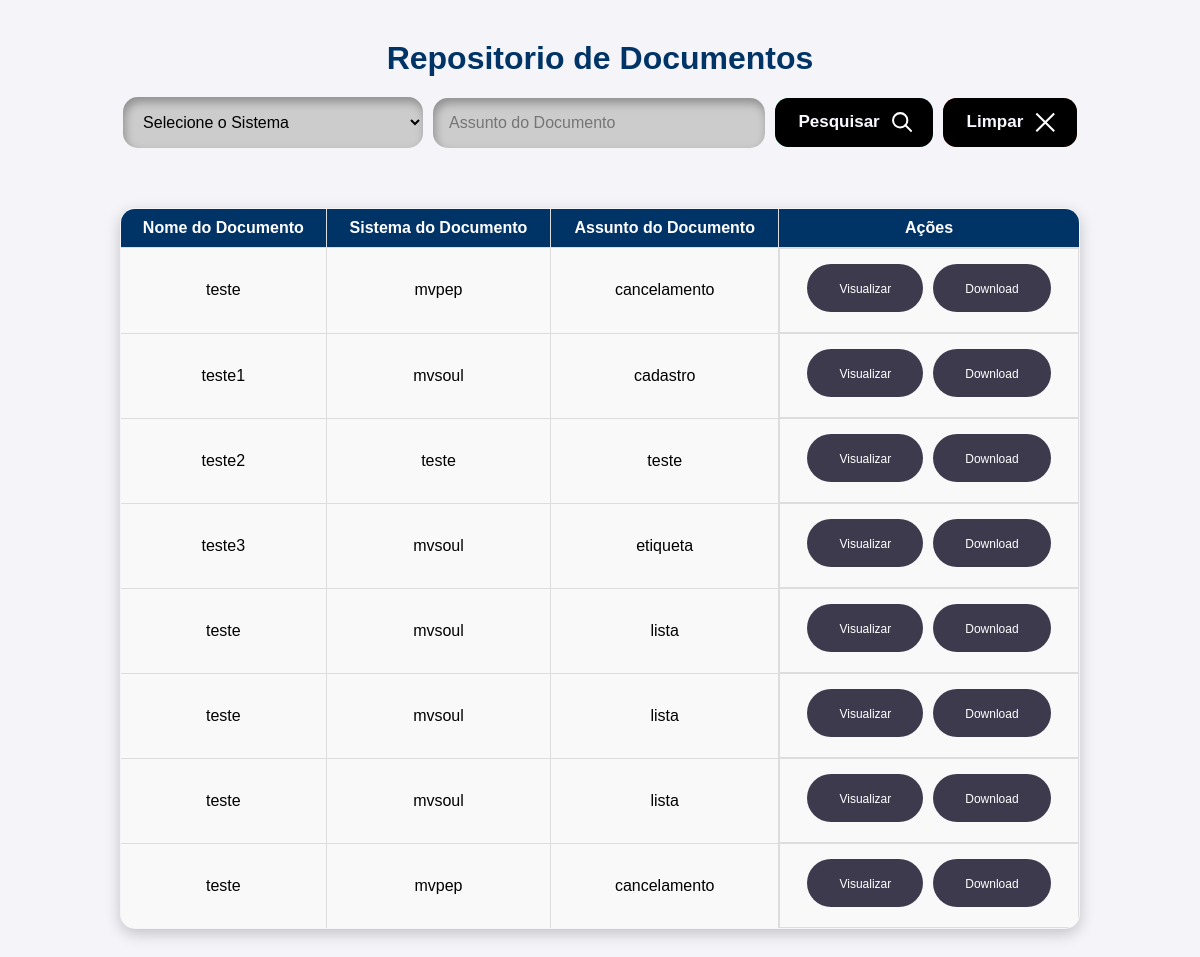
/repositorio-documento/repositorio-pop.php, run on an earlier commit of the app's database.
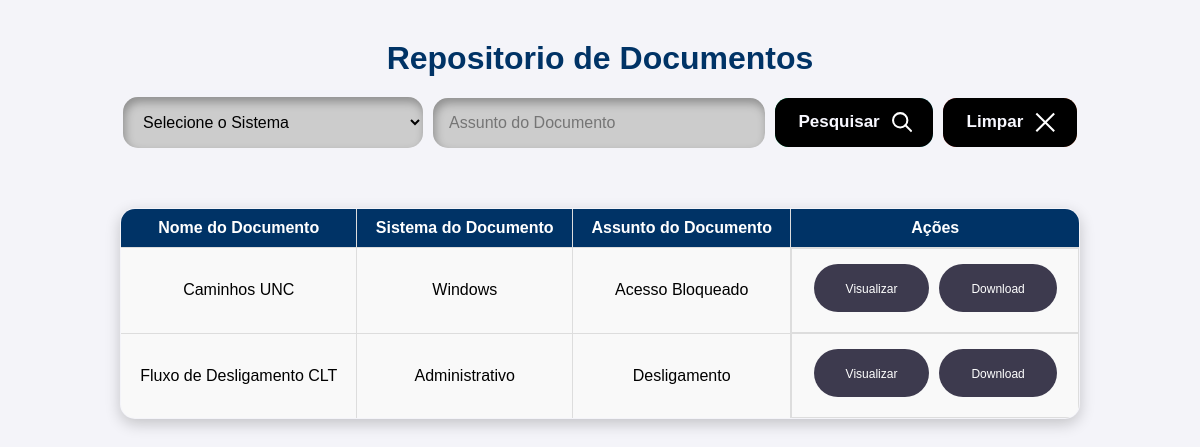
And on a later commit of the database.
### tables this page shows
CREATE TABLE `documento_pdf` (
  `id` int(11) NOT NULL AUTO_INCREMENT,
  `nome_documento` varchar(45) NOT NULL,
  `sistema_documento` varchar(45) NOT NULL,
  `assunto_documento` varchar(45) NOT NULL,
  `pdf_documento` longblob NOT NULL,
  PRIMARY KEY (`id`)
);

### repositorio-documento/repositorio-pop.php (the view, shortened to what this page needs)
<?php
include 'conexao.php';
$assunto_documento = isset($_GET['assunto_documento']) ? $_GET['assunto_documento'] : '';
$query = "SELECT id, nome_documento, sistema_documento, assunto_documento FROM documento_pdf WHERE 1=1";
$stmt = $pdo->prepare($query);
$stmt->execute();
$documentos = $stmt->fetchAll(PDO::FETCH_ASSOC);
?>
<!DOCTYPE html>
<html lang="pt">
<head>
    <link rel="stylesheet" href="style.css">
</head>
<body>
    <h1>Repositorio de Documentos</h1>
    <div class="form-container">
    <form method="GET" action="" class="search-container">
        <select id="sistema_documento" name="sistema_documento" class="input">
            <option value="">Selecione o Sistema</option>
        </select>
        <input type="text" autocomplete="off" id="assunto_documento" name="assunto_documento" class="input" placeholder="Assunto do Documento" value="<?php echo htmlspecialchars($assunto_documento); ?>">
        <button class="cssbuttons-io" type="submit">
            <span>
                Pesquisar
            </span>
        </button>
        <button class="cssbuttons-io button-clear" type="button" onclick="limparPesquisa()">
            <span>
                Limpar
                <svg viewBox="0 0 19.9 19.7" xmlns="http://www.w3.org/2000/svg" role="img" aria-labelledby="title desc" class="svg-icon search-icon">
                    <title>Clear Icon</title>
                    <desc id="desc">A cross icon.</desc>
                    <g stroke="white" fill="none" class="search-path">
                        <path d="M2 2l16 16m0-16L2 18" stroke-linecap="square"></path>
                    </g>
                </svg>
            </span>
        </button>
    </form>
</div>
    <?php if (!empty($documentos)): ?>
    <table>
        <tr>
            <th>Nome do Documento</th>
            <th>Sistema do Documento</th>
            <th>Assunto do Documento</th>
            <th>Ações</th>
        </tr>
        <?php foreach ($documentos as $documento): ?>
            <tr>
                <td><?php echo htmlspecialchars($documento['nome_documento']); ?></td>
                <td><?php echo htmlspecialchars($documento['sistema_documento']); ?></td>
                <td><?php echo htmlspecialchars($documento['assunto_documento']); ?></td>
                <td class="action-buttons">
                    <a href="visualizar.php?id=<?php echo $documento['id']; ?>" target="_blank">
                        <button class="button">
                            <span class="button-content">Visualizar</span>
                        </button>
                    </a>
                    <a href="download.php?id=<?php echo $documento['id']; ?>">
                        <button class="button">
                            <span class="button-content">Download</span>
                        </button>
                    </a>
                </td>
            </tr>
        <?php endforeach; ?>
    </table>
    <?php else: ?>
        <p>Nenhum documento encontrado.</p>
    <?php endif; ?>
</body>
</html>

What changed in the data, as far as the page shows it:
removed documento_pdf: nome_documento "teste", sistema_documento "mvpep", assunto_documento "cancelamento"
removed documento_pdf: nome_documento "teste1", sistema_documento "mvsoul", assunto_documento "cadastro"
removed documento_pdf: nome_documento "teste2", sistema_documento "teste", assunto_documento "teste"
removed documento_pdf: nome_documento "teste3", sistema_documento "mvsoul", assunto_documento "etiqueta"
removed documento_pdf: nome_documento "teste", sistema_documento "mvsoul", assunto_documento "lista"
removed documento_pdf: nome_documento "teste", sistema_documento "mvsoul", assunto_documento "lista"
removed documento_pdf: nome_documento "teste", sistema_documento "mvsoul", assunto_documento "lista"
removed documento_pdf: nome_documento "teste", sistema_documento "mvpep", assunto_documento "cancelamento"
added documento_pdf: nome_documento "Caminhos UNC", sistema_documento "Windows", assunto_documento "Acesso Bloqueado"
added documento_pdf: nome_documento "Fluxo de Desligamento CLT", sistema_documento "Administrativo", assunto_documento "Desligamento"
